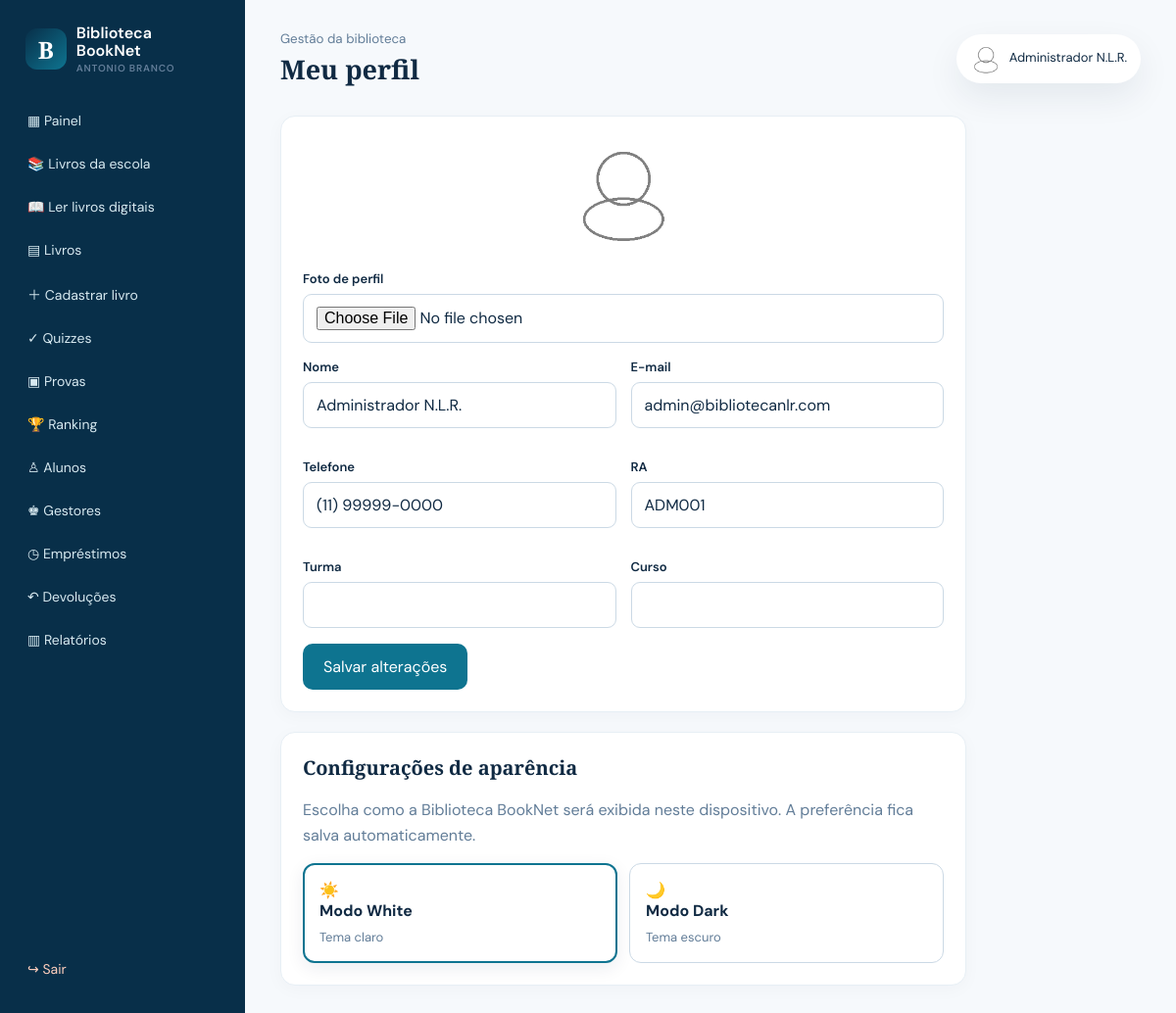
/aluno/perfil.php (signed in), run on the app's committed database.
### tables this page shows
CREATE TABLE IF NOT EXISTS usuarios(id INT UNSIGNED AUTO_INCREMENT PRIMARY KEY,nome VARCHAR(150) NOT NULL,email VARCHAR(150) NOT NULL UNIQUE,senha VARCHAR(255) NOT NULL,tipo ENUM('aluno','administrador','gestor','bibliotecario') NOT NULL DEFAULT 'aluno',telefone VARCHAR(30),ra VARCHAR(50) UNIQUE,turma VARCHAR(80),curso VARCHAR(120),foto VARCHAR(255) NULL,status ENUM('ativo','bloqueado') NOT NULL DEFAULT 'ativo',created_at TIMESTAMP DEFAULT CURRENT_TIMESTAMP,updated_at TIMESTAMP DEFAULT CURRENT_TIMESTAMP ON UPDATE CURRENT_TIMESTAMP,INDEX(tipo),INDEX(status));

### config/functions.php (called while the page is built, shortened)
<?php
require_once __DIR__ . '/database.php';
function e(?string $value): string { return htmlspecialchars((string)$value, ENT_QUOTES, 'UTF-8'); }
function base_url(string $path = ''): string {
    $script = str_replace('\\', '/', $_SERVER['SCRIPT_NAME'] ?? '/index.php');
    if (preg_match('~/(?:admin|aluno|api)/[^/]+$~', $script)) {
        $folder = preg_replace('~/(?:admin|aluno|api)/[^/]+$~', '', $script);
    } else {
        $folder = rtrim(str_replace('\\', '/', dirname($script)), '/');
    }
    return $folder . ($path !== '' ? '/' . ltrim($path, '/') : '');
}

### config/auth.php (called while the page is built, shortened)
<?php
require_once __DIR__ . '/functions.php';
function user(): ?array { return $_SESSION['user'] ?? null; }
function is_admin(): bool { return in_array(user()['tipo'] ?? '', ['administrador','gestor','bibliotecario'], true); }

### config/database.php (called while the page is built, shortened)
<?php
function db(): PDO {
    static $pdo = null;
    if ($pdo === null) {
        $pdo = new PDO('mysql:host=' . DB_HOST . ';dbname=' . DB_NAME . ';charset=utf8mb4', DB_USER, DB_PASS, [
            PDO::ATTR_ERRMODE => PDO::ERRMODE_EXCEPTION,
            PDO::ATTR_DEFAULT_FETCH_MODE => PDO::FETCH_ASSOC,
            PDO::ATTR_EMULATE_PREPARES => false,
        ]);
    }
    return $pdo;
}

### aluno/perfil.php (the view, shortened to what this page needs)
<?php require_once __DIR__.'/../config/auth.php';require_login();$id=user()['id'];
$s=db()->prepare('SELECT * FROM usuarios WHERE id=?');$s->execute([$id]);$u=$s->fetch();$pageTitle='Meu perfil';require __DIR__.'/../includes/header.php';require __DIR__.'/../includes/dashboard-nav.php';?><form class="panel" method="post" enctype="multipart/form-data" style="max-width:700px"><?=csrf_field()?>
<div style="text-align:center;margin-bottom:20px"><img src="<?=e($u['foto'] ?: 'assets/uploads/perfis/default.png')?>" style="width:110px;height:110px;border-radius:50%;object-fit:cover"></div>
<div class="form-group"><label>Foto de perfil</label><input type="file" name="foto" accept="image/png,image/jpeg,image/webp"></div>
<div class="form-grid"><div class="form-group"><label>Nome</label><input required name="nome" value="<?=e($u['nome'])?>"></div><div class="form-group"><label>E-mail</label><input required type="email" name="email" value="<?=e($u['email'])?>"></div><div class="form-group"><label>Telefone</label><input name="telefone" value="<?=e($u['telefone'])?>"></div><div class="form-group"><label>RA</label><input disabled value="<?=e($u['ra'])?>"></div><div class="form-group"><label>Turma</label><input name="turma" value="<?=e($u['turma'])?>"></div><div class="form-group"><label>Curso</label><input name="curso" value="<?=e($u['curso'])?>"></div></div><button class="btn">Salvar alterações</button></form>
<div class="panel" style="max-width:700px">
<h2>Configurações de aparência</h2>
<p class="subtext">Escolha como a Biblioteca BookNet será exibida neste dispositivo. A preferência fica salva automaticamente.</p>
<div class="theme-settings">
<button type="button" class="theme-option" data-theme-choice="light" aria-pressed="false" onclick="setBooknetTheme('light')">☀️ <strong>Modo White</strong><span>Tema claro</span></button>
<button type="button" class="theme-option" data-theme-choice="dark" aria-pressed="false" onclick="setBooknetTheme('dark')">🌙 <strong>Modo Dark</strong><span>Tema escuro</span></button>
</div>
</div><?php require __DIR__.'/../includes/dashboard-footer.php';?>

### includes/dashboard-nav.php
<?php $admin = is_admin(); ?>
<div class="app-shell"><aside class="sidebar"><a class="brand" href="<?= base_url('index.php') ?>"><span class="brand-mark">B</span><span>Biblioteca BookNet<small>Antonio Branco</small></span></a><nav>
<a href="<?= base_url($admin?'admin/dashboard.php':'aluno/dashboard.php') ?>">▦ Painel</a><a href="<?= base_url('aluno/livros-escola.php') ?>">📚 Livros da escola</a><a href="<?= base_url('aluno/livros-digitais.php') ?>">📖 Ler livros digitais</a>
<?php if(!$admin): ?><a href="<?= base_url('aluno/meus-emprestimos.php') ?>">◷ Meus empréstimos</a><a href="<?= base_url('aluno/historico.php') ?>">↶ Histórico</a><a href="<?= base_url('aluno/quizzes.php') ?>">✓ Quizzes</a><a href="<?= base_url('aluno/provas.php') ?>">▣ Provas</a><a href="<?= base_url('aluno/ranking.php') ?>">🏆 Ranking</a><a href="<?= base_url('aluno/central.php') ?>">★ Minha biblioteca</a><a href="<?= base_url('aluno/chat.php') ?>">◌ Chat dos alunos</a><a href="<?= base_url('aluno/perfil.php') ?>">◉ Meu perfil</a><?php else: ?><a href="<?= base_url('admin/livros.php') ?>">▤ Livros</a><a href="<?= base_url('admin/cadastrar-livro.php') ?>">＋ Cadastrar livro</a><a href="<?= base_url('admin/quizzes.php') ?>">✓ Quizzes</a><a href="<?= base_url('admin/provas.php') ?>">▣ Provas</a><a href="<?= base_url('aluno/ranking.php') ?>">🏆 Ranking</a><a href="<?= base_url('admin/alunos.php') ?>">♙ Alunos</a><a href="<?= base_url('admin/gestores.php') ?>">♚ Gestores</a><a href="<?= base_url('admin/emprestimos.php') ?>">◷ Empréstimos</a><a href="<?= base_url('admin/devolucoes.php') ?>">↶ Devoluções</a><a href="<?= base_url('admin/relatorios.php') ?>">▥ Relatórios</a><?php endif; ?>
</nav><a class="logout" href="<?= base_url('logout.php') ?>">↪ Sair</a></aside><main class="app-main"><header class="app-top"><button class="menu-toggle" aria-label="Abrir menu">☰</button><div><small><?= $admin ? 'Gestão da biblioteca' : 'Área do aluno' ?></small><h1><?= e($pageTitle) ?></h1></div><div class="user-pill"><img src="<?= base_url(user()['foto'] ?? 'assets/uploads/perfis/default.png') ?>" style="width:32px;height:32px;border-radius:50%;object-fit:cover;vertical-align:middle;margin-right:8px"><?= e(user()['nome'] ?? '') ?></div></header>

### assets/css/style.css (style rules this page uses)
:root { --navy:#082f49;--blue:#0e7490;--sky:#38bdf8;--ink:#102a43;--muted:#627d98;--paper:#f6f9fc;--line:#d9e2ec;--white:#fff;--danger:#c2410c;--success:#047857;--shadow:0 14px 35px #102a4314 }
* { box-sizing:border-box }
body { margin:0;background:var(--paper);color:var(--ink);font:16px 'DM Sans',sans-serif }
a { color:inherit;text-decoration:none }
.brand { display:flex;align-items:center;gap:10px;font-weight:600;line-height:1.1 }
.brand small { display:block;font-size:10px;color:var(--muted);letter-spacing:.08em;text-transform:uppercase;margin-top:4px }
.brand-mark { background:linear-gradient(135deg,var(--navy),var(--blue));color:#fff;font:700 24px 'Playfair Display';width:42px;height:42px;border-radius:12px;display:grid;place-items:center }
.btn { display:inline-flex;align-items:center;justify-content:center;border:0;border-radius:10px;background:var(--blue);color:white;font:600 15px inherit;padding:13px 21px;cursor:pointer;transition:.2s }
.subtext { color:var(--muted);line-height:1.6 }
.form-grid { display:grid;grid-template-columns:repeat(2,1fr);gap:15px }
.form-group { margin:0 0 16px }
.form-group label { display:block;font-size:13px;font-weight:600;margin-bottom:7px }
.form-group input,.form-group select,.form-group textarea,.searchbar input { width:100%;padding:12px 13px;border:1px solid #cbd9e5;border-radius:9px;font:inherit;color:var(--ink);background:#fff }
.app-shell { display:flex;min-height:100vh }
.sidebar { background:var(--navy);color:#d7e9f0;width:250px;padding:25px 16px;display:flex;flex-direction:column;position:fixed;inset:0 auto 0 0 }
.sidebar .brand { color:#fff;margin:0 10px 28px }
.sidebar nav { display:grid;gap:4px }
.sidebar nav a,.logout { border-radius:8px;padding:11px 12px;font-size:14px }
.logout { margin-top:auto;color:#ffcfbd }
.app-main { margin-left:250px;width:calc(100% - 250px);padding:28px max(3vw,20px) }
.app-top { display:flex;align-items:center;justify-content:space-between;margin-bottom:26px }
.app-top h1 { font:700 27px 'Playfair Display';margin:3px 0 }
.app-top small { color:var(--muted) }
.user-pill { background:#fff;border-radius:99px;padding:9px 14px;font-size:13px;box-shadow:var(--shadow) }
.panel { background:#fff;border:1px solid #e7eff5;border-radius:15px;padding:22px;margin-top:20px;box-shadow:0 4px 18px #102a4308 }
.panel h2 { font:700 20px 'Playfair Display';margin:0 0 17px }
.theme-settings { display:grid;grid-template-columns:repeat(2,minmax(0,1fr));gap:12px;margin-top:10px }
.theme-option { border:1px solid #cbd9e5;background:#fff;color:#102a43;border-radius:12px;padding:16px;cursor:pointer;text-align:left;font:inherit;transition:.2s }
.theme-option.theme-active { border:2px solid var(--blue);padding:15px;box-shadow:0 5px 18px #102a4315 }
.theme-option strong { display:block;margin-bottom:5px }
.theme-option span { font-size:13px;color:var(--muted) }
html { -webkit-text-size-adjust:100% }
img,video,iframe { max-width:100% }
.sidebar { overflow-y:auto;-webkit-overflow-scrolling:touch }
.btn,.menu-toggle,.password-toggle,.sidebar nav a { touch-action:manipulation }
html { scroll-behavior:smooth }
body { min-width:320px;overflow-x:hidden }
input,select,textarea,button { max-width:100%;font:inherit }
button,a,.btn { -webkit-tap-highlight-color:transparent }
.nav nav a,.sidebar nav a { overflow-wrap:anywhere }
.app-main>* { min-width:0 }
.panel,.card,.metric,.book-card,.auth-card { min-width:0 }
img,video,iframe { height:auto }
.form-grid>* { min-width:0 }
.form-group input,.form-group select,.form-group textarea, .searchbar input { min-height:44px;max-width:100% }

### data on the page
usuarios: nome "Administrador N.L.R.", email "admin@bibliotecanlr.com", telefone "(11) 99999-0000", ra "ADM001"

### other printed values
$pageTitle "Meu perfil"
